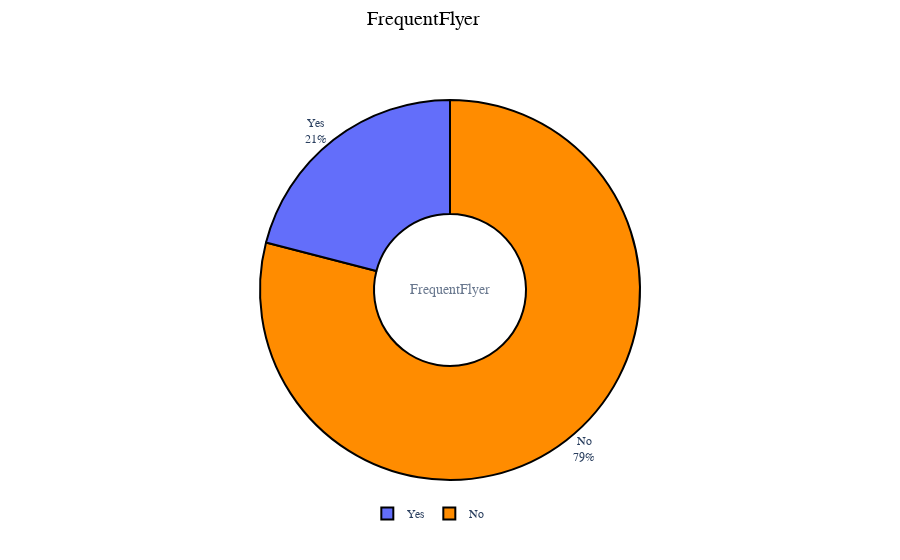

Notebook code for this chart:
### Code cell
fig = go.Figure(data=[go.Pie(labels=data['FrequentFlyer'], hole=.4)])
fig.add_annotation(text='FrequentFlyer',
                   x=0.5,y=0.5,showarrow=False,font_size=14,opacity=0.7,font_family='monospace')
fig.update_traces(hoverinfo='label+percent+value',
                  marker=dict(colors=['darkorange','blue'], line=dict(color='#000000', width=2)))
fig.update_layout(
    font_family='monospace',
    title=dict(text='FrequentFlyer',x=0.47,y=0.98,
               font=dict(color='black',size=20)),
    legend=dict(x=0.37,y=-0.05,orientation='h',traceorder='reversed'),
    hoverlabel=dict(bgcolor='white'))
fig.update_traces(textposition='outside', textinfo='percent+label')
fig.show()

### Figure 1 — Plotly figure (JSON) as saved in the notebook; plotly's stock layout.template omitted (floating-point values rounded to 4 significant figures; data arrays with more than 128 entries replaced by an {"elided": "..."} marker saying what was removed)
{"data": [{"hole": 0.4, "hoverinfo": "label+percent+value", "labels": {"elided": "1987 str values"}, "marker": {"colors": ["darkorange", "blue"], "line": {"color": "#000000", "width": 2}}, "textinfo": "percent+label", "textposition": "outside", "type": "pie"}], "layout": {"annotations": [{"font": {"family": "monospace", "size": 14}, "opacity": 0.7, "showarrow": false, "text": "FrequentFlyer", "x": 0.5, "y": 0.5}], "font": {"family": "monospace"}, "hoverlabel": {"bgcolor": "white"}, "legend": {"orientation": "h", "traceorder": "reversed", "x": 0.37, "y": -0.05}, "title": {"font": {"color": "black", "size": 20}, "text": "FrequentFlyer", "x": 0.47, "y": 0.98}}}
